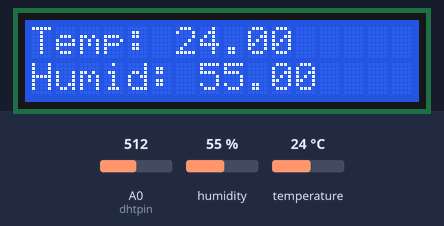
This sketch was run on a simulated Arduino Uno, built with avr-gcc and run on an emulated ATmega328P. Parts: 16×2 character LCD. The test bench sets the inputs (shaded band); at power-on: humidity 55 %, temperature 24 °C, A0 (dhtpin) = 512. What the sketch prints to the serial monitor is not drawn.

Above: at 1.2 s.
1.3 s: humidity set to 22 %
At 3.4 s:
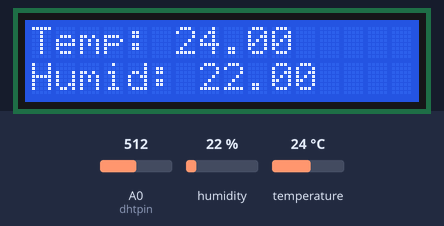
3.7 s: temperature set to 12 °C
At 5.2 s:
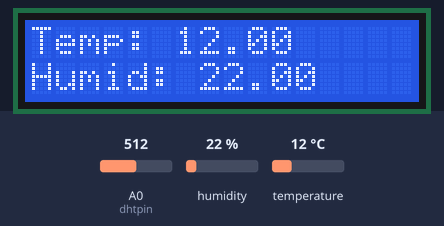
5.8 s: humidity set to 40 %
At 6.9 s:
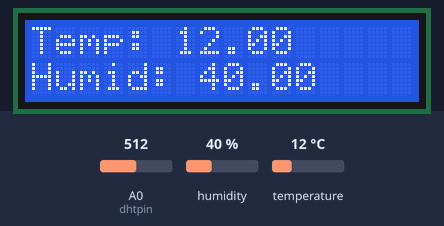
7.9 s: temperature set to 19 °C
At 9.7 s:
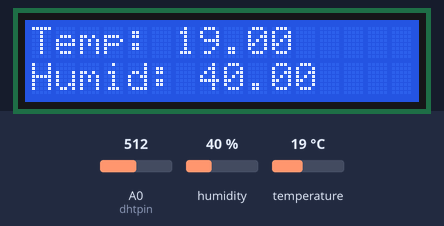
Timing chart, 0 to 11.0 s (numbered marks = the images above; inputs shaded):
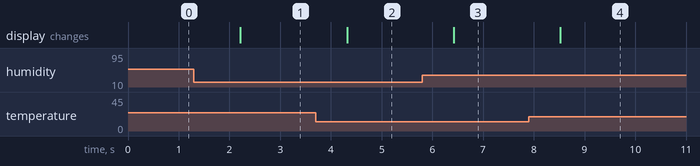

Measured:
- after the input at 1.3 s, the display: changes after 0.92 s (image 1)
- after the input at 3.7 s, the display: changes after 0.62 s (image 2)
- after the input at 5.8 s, the display: changes after 0.62 s (image 3)
- after the input at 7.9 s, the display: changes after 0.62 s (image 4)

The sketch:

lcd_dht11.ino
```cpp
#include <Wire.h>
#include <LiquidCrystal_I2C.h>
#include <dht.h>
#define dhtpin A0
dht DHT;
double temp, humid;
LiquidCrystal_I2C lcd(0x27, 16, 2);
void setup() {
  // put your setup code here, to run once:
  Serial.begin(9600);
  lcd.begin();
  lcd.backlight();

}

void loop() {
  // put your main code here, to run repeatedly:
  int sensorValue = analogRead(A0);
  DHT.read11(dhtpin);
  temp = DHT.temperature;
  humid = DHT.humidity;

  lcd.clear();
  lcd.setCursor(0,0);
  lcd.print("Temp: ");
  lcd.print(temp);

  lcd.setCursor(0,1);
  lcd.print("Humid: ");
  lcd.print(humid);

  Serial.print("Humid: ");
  Serial.println(humid);
  Serial.print("Temp: ");
  Serial.println(temp);
  delay(1000);
//  lcd.clear();
//  lcd.setCursor(0,1);
//  lcd.print("There...");
//  delay(2000);
//  lcd.clear();

}
```
